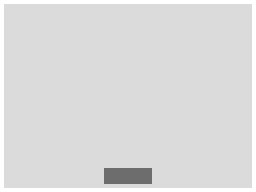

A level layout from a 2D game, rendered from its tile map. Below: a short description, then the map file with its tile-grid data intact:
An orthogonal 32x24 tile map with 8x8 px tiles, 1 tile layer (Tile Layer 1).

<map version="1.2" tiledversion="1.3.2" orientation="orthogonal" renderorder="right-down" compressionlevel="-1" width="32" height="24" tilewidth="8" tileheight="8" infinite="0" nextlayerid="2" nextobjectid="1">
 <tileset firstgid="1" source="boxesTileset.tsx" />
 <layer id="1" name="Tile Layer 1" width="32" height="24">
  <data encoding="csv">
5,6,6,6,6,6,6,6,6,6,6,6,6,6,6,6,6,6,6,6,6,6,6,6,6,6,6,6,6,6,6,7,
8,13,13,13,13,13,13,13,13,13,13,13,13,13,13,13,13,13,13,13,13,13,13,13,13,13,13,13,13,13,13,9,
8,13,13,13,13,13,13,13,13,13,13,13,13,13,13,13,13,13,13,13,13,13,13,13,13,13,13,13,13,13,13,9,
8,13,13,13,13,13,13,13,13,13,13,13,13,13,13,13,13,13,13,13,13,13,13,13,13,13,13,13,13,13,13,9,
8,13,13,13,13,13,13,13,13,13,13,13,13,13,13,13,13,13,13,13,13,13,13,13,13,13,13,13,13,13,13,9,
8,13,13,13,13,13,13,13,13,13,13,13,13,13,13,13,13,13,13,13,13,13,13,13,13,13,13,13,13,13,13,9,
8,13,13,13,13,13,13,13,13,13,13,13,13,13,13,13,13,13,13,13,13,13,13,13,13,13,13,13,13,13,13,9,
8,13,13,13,13,13,13,13,13,13,13,13,13,13,13,13,13,13,13,13,13,13,13,13,13,13,13,13,13,13,13,9,
8,13,13,13,13,13,13,13,13,13,13,13,13,13,13,13,13,13,13,13,13,13,13,13,13,13,13,13,13,13,13,9,
8,13,13,13,13,13,13,13,13,13,13,13,13,13,13,13,13,13,13,13,13,13,13,13,13,13,13,13,13,13,13,9,
8,13,13,13,13,13,13,13,13,13,13,13,13,13,13,13,13,13,13,13,13,13,13,13,13,13,13,13,13,13,13,9,
8,13,13,13,13,13,13,13,13,13,13,13,13,13,13,13,13,13,13,13,13,13,13,13,13,13,13,13,13,13,13,9,
8,13,13,13,13,13,13,13,13,13,13,13,13,13,13,13,13,13,13,13,13,13,13,13,13,13,13,13,13,13,13,9,
8,13,13,13,13,13,13,13,13,13,13,13,13,13,13,13,13,13,13,13,13,13,13,13,13,13,13,13,13,13,13,9,
8,13,13,13,13,13,13,13,13,13,13,13,13,13,13,13,13,13,13,13,13,13,13,13,13,13,13,13,13,13,13,9,
8,13,13,13,13,13,13,13,13,13,13,13,13,13,13,13,13,13,13,13,13,13,13,13,13,13,13,13,13,13,13,9,
8,13,13,13,13,13,13,13,13,13,13,13,13,13,13,13,13,13,13,13,13,13,13,13,13,13,13,13,13,13,13,9,
8,13,13,13,13,13,13,13,13,13,13,13,13,13,13,13,13,13,13,13,13,13,13,13,13,13,13,13,13,13,13,9,
8,13,13,13,13,13,13,13,13,13,13,13,13,13,13,13,13,13,13,13,13,13,13,13,13,13,13,13,13,13,13,9,
8,13,13,13,13,13,13,13,13,13,13,13,13,13,13,13,13,13,13,13,13,13,13,13,13,13,13,13,13,13,13,9,
8,13,13,13,13,13,13,13,13,13,13,13,13,13,13,13,13,13,13,13,13,13,13,13,13,13,13,13,13,13,13,9,
8,13,13,13,13,13,13,13,13,13,13,13,13,31,31,31,31,31,31,13,13,13,13,13,13,13,13,13,13,13,13,9,
8,13,13,13,13,13,13,13,13,13,13,13,13,31,31,31,31,31,31,13,13,13,13,13,13,13,13,13,13,13,13,9,
10,11,11,11,11,11,11,11,11,11,11,11,11,11,11,11,11,11,11,11,11,11,11,11,11,11,11,11,11,11,11,12
</data>
 </layer>
</map>
